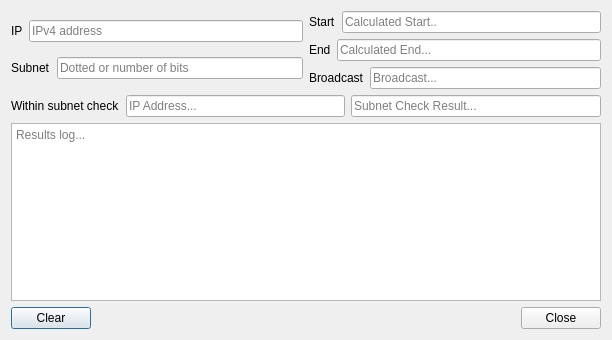
<?xml version="1.0" encoding="UTF-8"?>
<ui version="4.0">
 <class>SubnetCalc</class>
 <widget class="QDialog" name="SubnetCalc">
  <property name="geometry">
   <rect>
    <x>0</x>
    <y>0</y>
    <width>612</width>
    <height>340</height>
   </rect>
  </property>
  <property name="windowTitle">
   <string>Dialog</string>
  </property>
  <layout class="QVBoxLayout" name="verticalLayout_3">
   <item>
    <layout class="QHBoxLayout" name="horizontalLayout_7">
     <item>
      <layout class="QVBoxLayout" name="verticalLayout">
       <item>
        <layout class="QHBoxLayout" name="horizontalLayout_5">
         <item>
          <widget class="QLabel" name="label_5">
           <property name="text">
            <string>IP</string>
           </property>
          </widget>
         </item>
         <item>
          <widget class="QLineEdit" name="ipEdit">
           <property name="placeholderText">
            <string>IPv4 address</string>
           </property>
          </widget>
         </item>
        </layout>
       </item>
       <item>
        <layout class="QHBoxLayout" name="horizontalLayout_6">
         <item>
          <widget class="QLabel" name="label_6">
           <property name="text">
            <string>Subnet</string>
           </property>
          </widget>
         </item>
         <item>
          <widget class="QLineEdit" name="subnetEdit">
           <property name="placeholderText">
            <string>Dotted or number of bits </string>
           </property>
          </widget>
         </item>
        </layout>
       </item>
      </layout>
     </item>
     <item>
      <layout class="QVBoxLayout" name="verticalLayout_2">
       <item>
        <layout class="QHBoxLayout" name="horizontalLayout">
         <item>
          <widget class="QLabel" name="label">
           <property name="text">
            <string>Start</string>
           </property>
          </widget>
         </item>
         <item>
          <widget class="QLineEdit" name="startEdit">
           <property name="readOnly">
            <bool>true</bool>
           </property>
           <property name="placeholderText">
            <string>Calculated Start..</string>
           </property>
          </widget>
         </item>
        </layout>
       </item>
       <item>
        <layout class="QHBoxLayout" name="horizontalLayout_2">
         <item>
          <widget class="QLabel" name="label_2">
           <property name="text">
            <string>End</string>
           </property>
          </widget>
         </item>
         <item>
          <widget class="QLineEdit" name="endEdit">
           <property name="readOnly">
            <bool>true</bool>
           </property>
           <property name="placeholderText">
            <string>Calculated End...</string>
           </property>
          </widget>
         </item>
        </layout>
       </item>
       <item>
        <layout class="QHBoxLayout" name="horizontalLayout_3">
         <item>
          <widget class="QLabel" name="label_3">
           <property name="text">
            <string>Broadcast</string>
           </property>
          </widget>
         </item>
         <item>
          <widget class="QLineEdit" name="broadcastEdit">
           <property name="readOnly">
            <bool>true</bool>
           </property>
           <property name="placeholderText">
            <string>Broadcast...</string>
           </property>
          </widget>
         </item>
        </layout>
       </item>
      </layout>
     </item>
    </layout>
   </item>
   <item>
    <layout class="QHBoxLayout" name="horizontalLayout_4">
     <item>
      <widget class="QLabel" name="label_4">
       <property name="text">
        <string>Within subnet check</string>
       </property>
      </widget>
     </item>
     <item>
      <widget class="QLineEdit" name="ipsubnetCheckEdit">
       <property name="placeholderText">
        <string>IP Address...</string>
       </property>
      </widget>
     </item>
     <item>
      <widget class="QLineEdit" name="checkSubnetResultEdit">
       <property name="minimumSize">
        <size>
         <width>250</width>
         <height>0</height>
        </size>
       </property>
       <property name="readOnly">
        <bool>true</bool>
       </property>
       <property name="placeholderText">
        <string>Subnet Check Result...</string>
       </property>
      </widget>
     </item>
    </layout>
   </item>
   <item>
    <widget class="QTextEdit" name="resultEdit">
     <property name="readOnly">
      <bool>true</bool>
     </property>
     <property name="placeholderText">
      <string>Results log...</string>
     </property>
    </widget>
   </item>
   <item>
    <layout class="QHBoxLayout" name="horizontalLayout_8">
     <item>
      <widget class="QPushButton" name="clearButton">
       <property name="text">
        <string>Clear</string>
       </property>
      </widget>
     </item>
     <item>
      <spacer name="horizontalSpacer">
       <property name="orientation">
        <enum>Qt::Horizontal</enum>
       </property>
       <property name="sizeHint" stdset="0">
        <size>
         <width>40</width>
         <height>20</height>
        </size>
       </property>
      </spacer>
     </item>
     <item>
      <widget class="QDialogButtonBox" name="buttonBox">
       <property name="orientation">
        <enum>Qt::Horizontal</enum>
       </property>
       <property name="standardButtons">
        <set>QDialogButtonBox::Close</set>
       </property>
      </widget>
     </item>
    </layout>
   </item>
  </layout>
 </widget>
 <resources/>
 <connections>
  <connection>
   <sender>buttonBox</sender>
   <signal>accepted()</signal>
   <receiver>SubnetCalc</receiver>
   <slot>accept()</slot>
   <hints>
    <hint type="sourcelabel">
     <x>248</x>
     <y>254</y>
    </hint>
    <hint type="destinationlabel">
     <x>157</x>
     <y>274</y>
    </hint>
   </hints>
  </connection>
  <connection>
   <sender>buttonBox</sender>
   <signal>rejected()</signal>
   <receiver>SubnetCalc</receiver>
   <slot>reject()</slot>
   <hints>
    <hint type="sourcelabel">
     <x>316</x>
     <y>260</y>
    </hint>
    <hint type="destinationlabel">
     <x>286</x>
     <y>274</y>
    </hint>
   </hints>
  </connection>
 </connections>
</ui>
